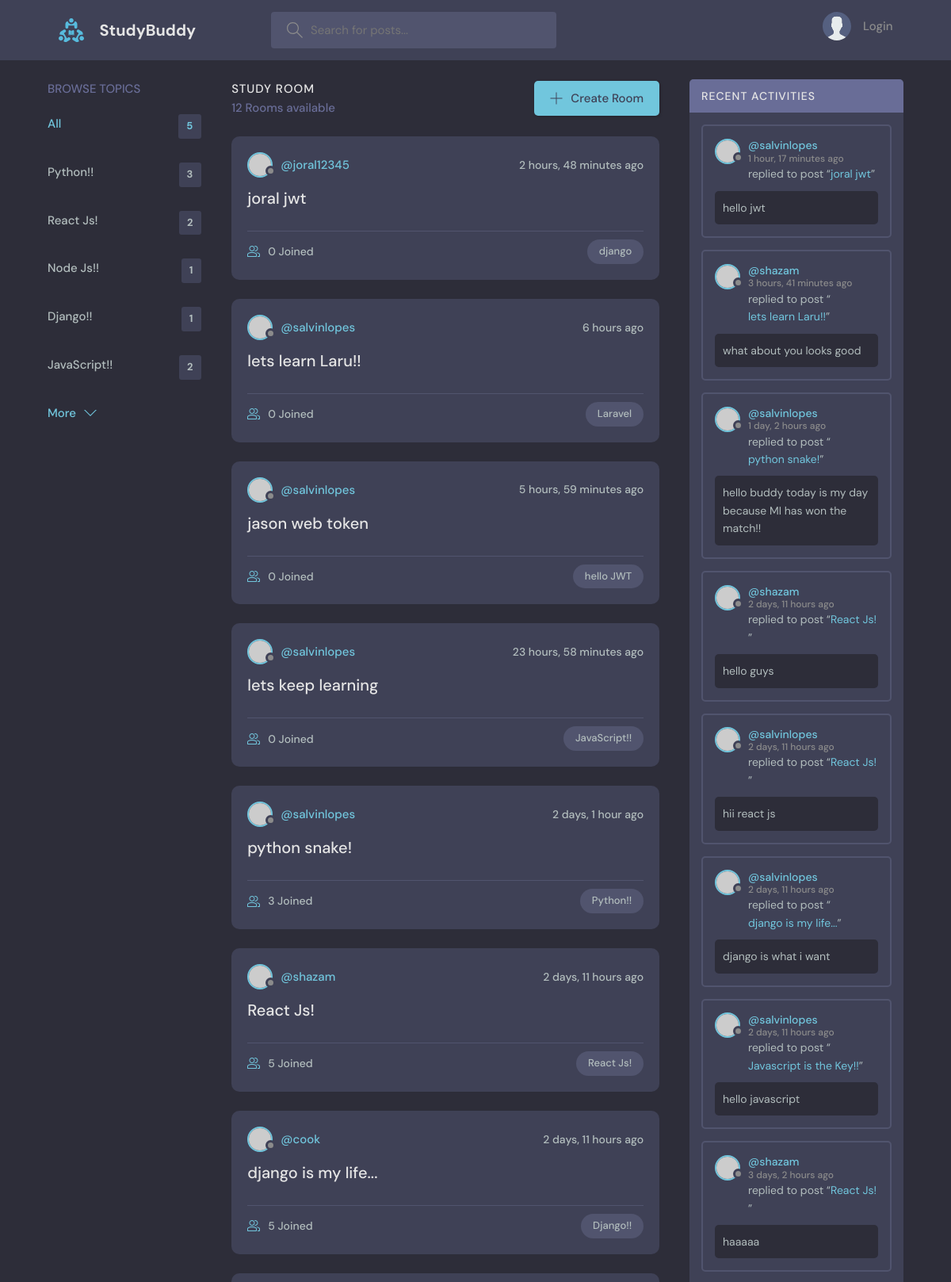
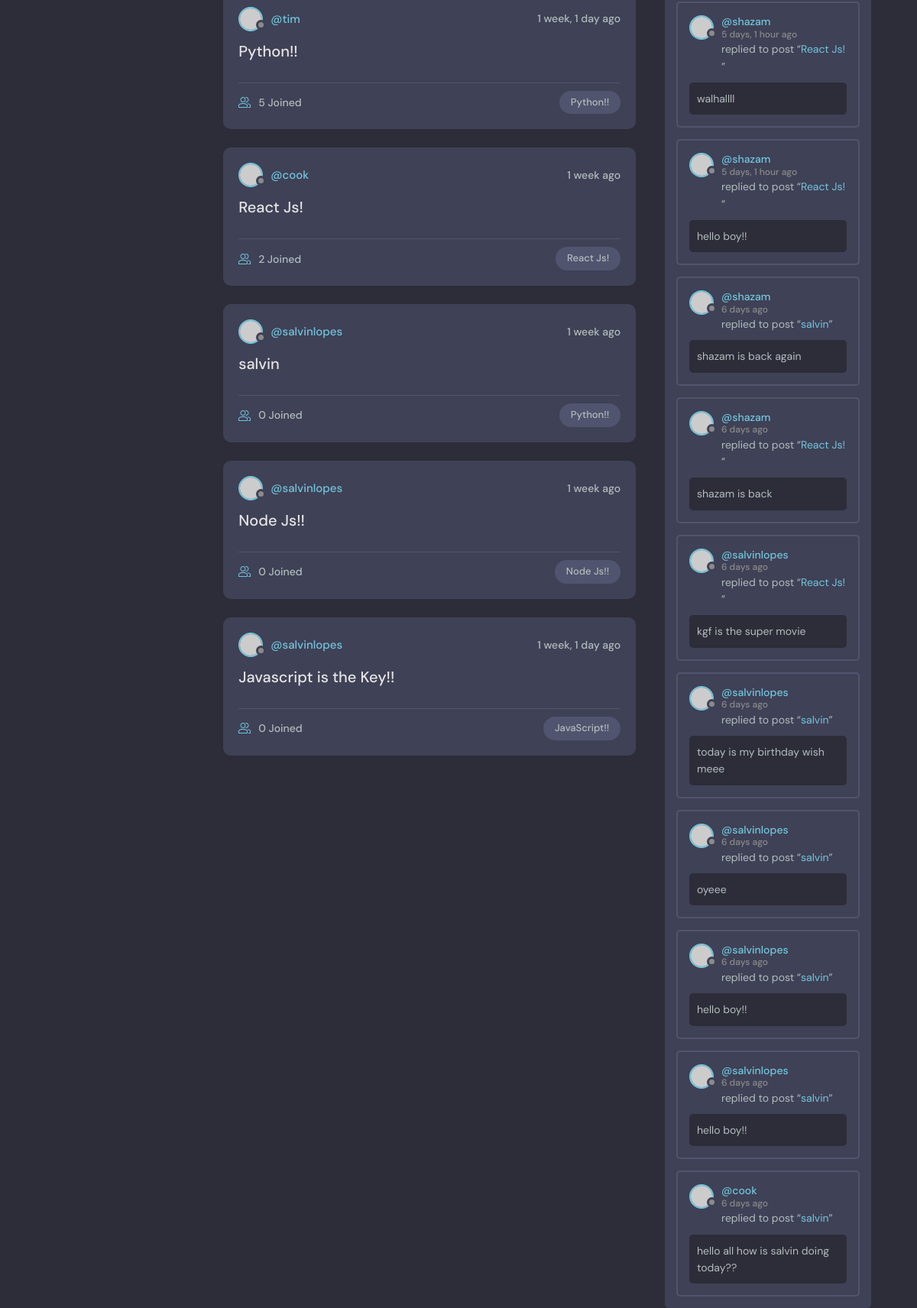
The page / on the database its author committed (2 pictures, top to bottom).
### base/models.py (models this page shows, shortened)
class Topic(models.Model):
    name = models.CharField(max_length=200)

class Room(models.Model):
    host = models.ForeignKey(User,on_delete=models.SET_NULL,null=True)
    topic = models.ForeignKey(Topic,on_delete = models.SET_NULL,null=True)
    name = models.CharField(max_length=200)
    description = models.TextField(null=True , blank = True)
    participants = models.ManyToManyField(User,related_name='participants',blank=True) #AGAIN GOD MODE
    updated = models.DateTimeField(auto_now=True)
    created = models.DateTimeField(auto_now_add=True)
    class Meta:
        ordering = ['-updated','-created']
    def __str__(self):
        return self.name

class Message(models.Model):
    user = models.ForeignKey(User,on_delete=models.CASCADE)
    room = models.ForeignKey(Room,on_delete=models.CASCADE)
    body = models.TextField()
    updated = models.DateTimeField(auto_now=True)
    created = models.DateTimeField(auto_now_add=True)
    class Meta:
        ordering = ['-updated','-created']

### base/views.py (the view)
# urls.py: path('', views.home , name='home'),
def home(request):
    q = request.GET.get('q') if request.GET.get('q') != None else ''
    rooms = Room.objects.filter(
        Q(topic__name__icontains=q) |
        Q(name__icontains=q) |
        Q(description__icontains=q)
    )  #wow query god mode
    topics = Topic.objects.all()[0:5]
    room_count = rooms.count()
    room_messages = Message.objects.filter(Q(room__topic__name__icontains = q ))
    context = {'rooms':rooms,'topics':topics,
    'room_count':room_count,'room_messages':room_messages,
    }
    return render(request,'base/home.html',context)

### base/templates/base/home.html (shortened to what this page needs)
{% extends 'main.html' %}
{% block content %}
<main class="layout layout--3">
      <div class="container">
        {% include 'base/topics_component.html' %}
        <div class="roomList">
          <div class="roomList__header">
            <div>
              <h2>Study Room</h2>
              <p>{{ room_count }} Rooms available</p>
            </div>
            <a class="btn btn--main" href="{% url 'create-room'  %}">
              <svg version="1.1" xmlns="http://www.w3.org/2000/svg" width="32" height="32" viewBox="0 0 32 32">
                <title>add</title>
                <path
                  d="M16.943 0.943h-1.885v14.115h-14.115v1.885h14.115v14.115h1.885v-14.115h14.115v-1.885h-14.115v-14.115z"
                ></path>
              </svg>
              Create Room
            </a>
          </div>
          {% include 'base/feed_component.html' %}
        </div>
        {% include 'base/activity_component.html' %}
      </div>
</main>
{% endblock content %}

### base/templates/base/topics_component.html
<div class="topics">
  <div class="topics__header">
    <h2>Browse Topics</h2>
  </div>
  <ul class="topics__list">
    <li>
      <a href="{% url 'home' %}" class="active">All <span>{{ topics.count }}</span></a>
    </li>
    {% for topic in topics %}
    <li>
      <a href="{% url 'home' %}?q={{topic.name}}">{{topic.name}} <span>{{topic.room_set.all.count}}</span></a>
    </li>
    {% endfor %}
  </ul>
  <a class="btn btn--link" href="{% url 'topics' %}">
    More
    <svg version="1.1" xmlns="http://www.w3.org/2000/svg" width="32" height="32" viewBox="0 0 32 32">
      <title>chevron-down</title>
      <path d="M16 21l-13-13h-3l16 16 16-16h-3l-13 13z"></path>
    </svg>
  </a>
</div>

### base/templates/base/feed_component.html (shortened to what this page needs)
{% for room in rooms %}
<div class="roomListRoom">
  <div class="roomListRoom__header">
    <a href="{% url 'user-profile' room.host.id %}" class="roomListRoom__author">
      <div class="avatar avatar--small">
        <img src="https://randomuser.me/api/portraits/women/11.jpg" />
      </div>
      <span>@{{ room.host.username }}</span>
    </a>
    <div class="roomListRoom__actions">
      <span>{{ room.created|timesince }} ago</span>
    </div>
  </div>
  <div class="roomListRoom__content">
    <a href="{% url 'room' room.id %}">{{ room.name }}</a>
  </div>
  <div class="roomListRoom__meta">
    <a href="{% url 'room' room.id %}" class="roomListRoom__joined">
      {{ room.participants.all.count }} Joined
    </a>
    <p class="roomListRoom__topic">{{ room.topic.name }}</p>
  </div>
</div>
{% endfor %}

### base/templates/base/activity_component.html (shortened to what this page needs)
<div class="activities">
  <div class="activities__header">
    <h2>Recent Activities</h2>
  </div>
  {% for message in room_messages %}
  <div class="activities__box">
    <div class="activities__boxHeader roomListRoom__header">
      <a href="{% url 'user-profile' message.user.id %}" class="roomListRoom__author">
        <div class="avatar avatar--small">
          <img src="https://randomuser.me/api/portraits/women/11.jpg" />
        </div>
        <p>
          @{{ message.user.username }}
          <span>{{ message.created|timesince }} ago</span>
        </p>
      </a>
    </div>
    <div class="activities__boxContent">
      <p>replied to post “<a href="{% url 'room' message.room.id %}">{{ message.room }}</a>”</p>
      <div class="activities__boxRoomContent">
        {{ message.body }}
      </div>
    </div>
  </div>
  {% endfor %}
</div>

### rows shown on the page
Topic: name "Python!!", room_set.all.count "3"
Topic: name "React Js!", room_set.all.count "2"
Topic: name "Node Js!!", room_set.all.count "1"
Topic: name "Django!!", room_set.all.count "1"
Topic: name "JavaScript!!", room_set.all.count "2"
Room: host.username "joral12345", created "2 hours, 48 minutes", name "joral jwt", participants.all.count "0", topic.name "django"
Room: host.username "salvinlopes", created "6 hours", name "lets learn Laru!!", participants.all.count "0", topic.name "Laravel"
Room: host.username "salvinlopes", created "5 hours, 59 minutes", name "jason web token", participants.all.count "0", topic.name "hello JWT"
Room: host.username "salvinlopes", created "23 hours, 58 minutes", name "lets keep learning", participants.all.count "0", topic.name "JavaScript!!"
Room: host.username "salvinlopes", created "2 days, 1 hour", name "python snake!", participants.all.count "3", topic.name "Python!!"
Room: host.username "shazam", created "2 days, 11 hours", name "React Js!", participants.all.count "5", topic.name "React Js!"
Room: host.username "cook", created "2 days, 11 hours", name "django is my life...", participants.all.count "5", topic.name "Django!!"
Room: host.username "tim", created "1 week, 1 day", name "Python!!", participants.all.count "5", topic.name "Python!!"
Room: host.username "cook", created "1 week", name "React Js!", participants.all.count "2", topic.name "React Js!"
Room: host.username "salvinlopes", created "1 week", name "salvin", participants.all.count "0", topic.name "Python!!"
Room: host.username "salvinlopes", created "1 week", name "Node Js!!", participants.all.count "0", topic.name "Node Js!!"
Room: host.username "salvinlopes", created "1 week, 1 day", name "Javascript is the Key!!", participants.all.count "0", topic.name "JavaScript!!"
Message: user.username "salvinlopes", created "1 hour, 17 minutes", room "joral jwt", body "hello jwt"
Message: user.username "shazam", created "3 hours, 41 minutes", room "lets learn Laru!!", body "what about you looks good"
Message: user.username "salvinlopes", created "1 day, 2 hours", room "python snake!", body "hello buddy today is my day because MI has won the match!!"
Message: user.username "shazam", created "2 days, 11 hours", room "React Js!", body "hello guys"
Message: user.username "salvinlopes", created "2 days, 11 hours", room "React Js!", body "hii react js"
Message: user.username "salvinlopes", created "2 days, 11 hours", room "django is my life...", body "django is what i want"
Message: user.username "salvinlopes", created "2 days, 11 hours", room "Javascript is the Key!!", body "hello javascript"
Message: user.username "shazam", created "3 days, 2 hours", room "React Js!", body "haaaaa"
Message: user.username "shazam", created "5 days, 1 hour", room "React Js!", body "walhallll"
Message: user.username "shazam", created "5 days, 1 hour", room "React Js!", body "hello boy!!"
Message: user.username "shazam", created "6 days", room "salvin", body "shazam is back again"
Message: user.username "shazam", created "6 days", room "React Js!", body "shazam is back"
Message: user.username "salvinlopes", created "6 days", room "React Js!", body "kgf is the super movie"
Message: user.username "salvinlopes", created "6 days", room "salvin", body "today is my birthday wish meee"
Message: user.username "salvinlopes", created "6 days", room "salvin", body "oyeee"
Message: user.username "salvinlopes", created "6 days", room "salvin", body "hello boy!!"
Message: user.username "salvinlopes", created "6 days", room "salvin", body "hello boy!!"
Message: user.username "cook", created "6 days", room "salvin", body "hello all how is salvin doing today??"

### other values the page prints
{{ topics.count }} "5"
{{ room_count }} "12"
